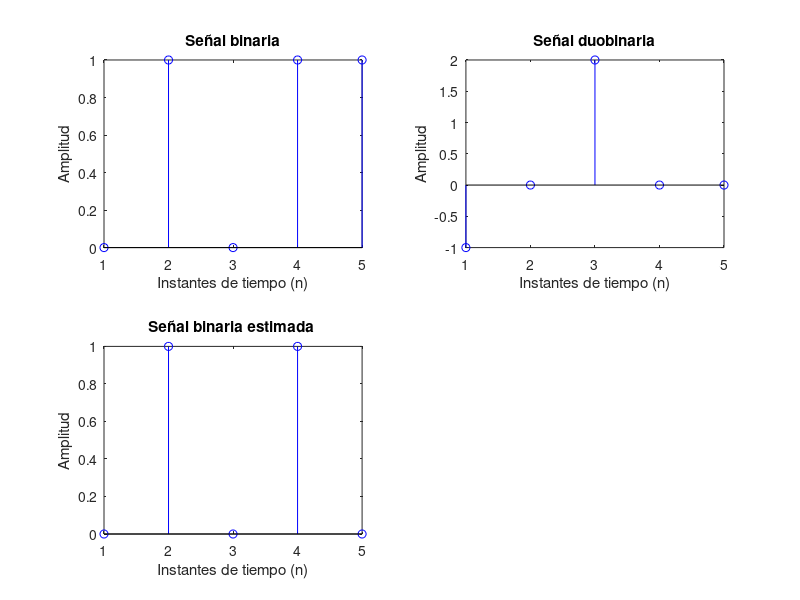

Source code (MATLAB):
% Proyecto 1. 
% Nombre: Andrés Degollado Muñoz
% No. de cuenta: 318036159
% Modelos Ocultos de Markov aplicados al procesamiento de señales duobinarias.

% Se crea un vector de tiempo discreto.
n = 1:1:5;

% Se escribe la secuencia de la señal binaria original.
x=[0, 1, 0, 1, 1]; 

% Se escribe la señal duobinaria.
y=[-1, 0, 2, 0, 0];

% Se escribe la secuencia de la señal binaria estimada mediante el algoritmo de Viterbi.
x_gorro=[0, 1, 0, 1, 0];

% Se grafica la señal binaria original.
subplot(2,2,1);
stem(n, x, '-b');
title('Señal binaria');
xlabel('Instantes de tiempo (n)');
ylabel('Amplitud');

% Se grafica la señal duobinaria.
subplot(2,2,2);
stem(n, y, '-b');
title('Señal duobinaria');
xlabel('Instantes de tiempo (n)');
ylabel('Amplitud');

% Se grafica la señal binaria estimada.
subplot(2,2,3);
stem(n, x_gorro, '-b');
title('Señal binaria estimada ');
xlabel('Instantes de tiempo (n)');
ylabel('Amplitud');